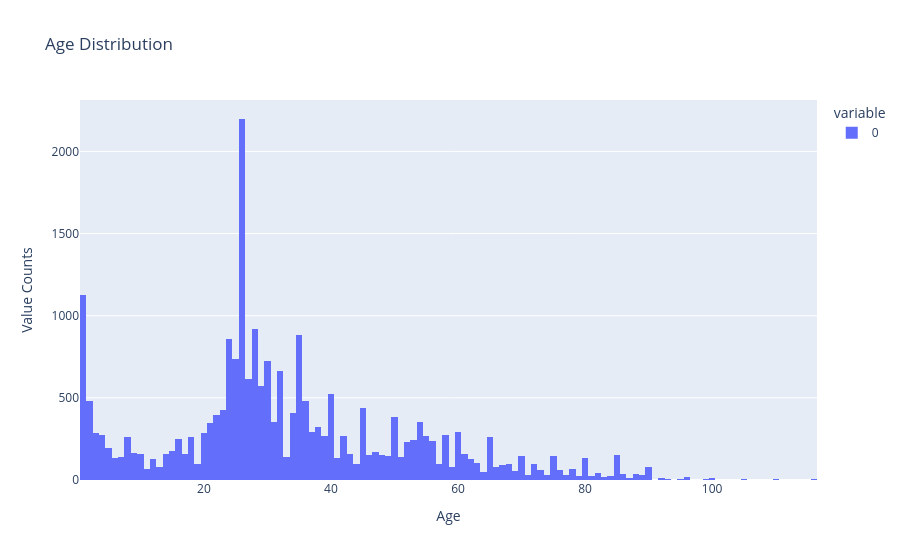
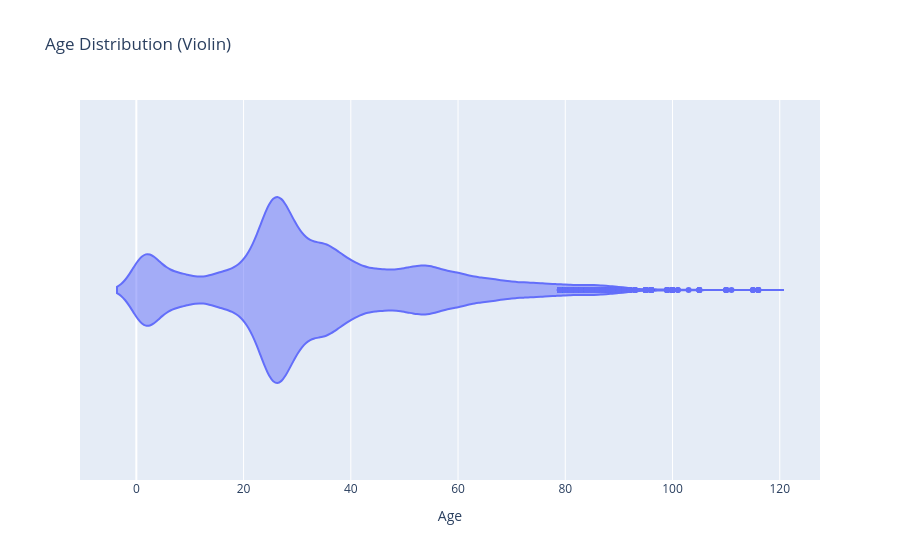
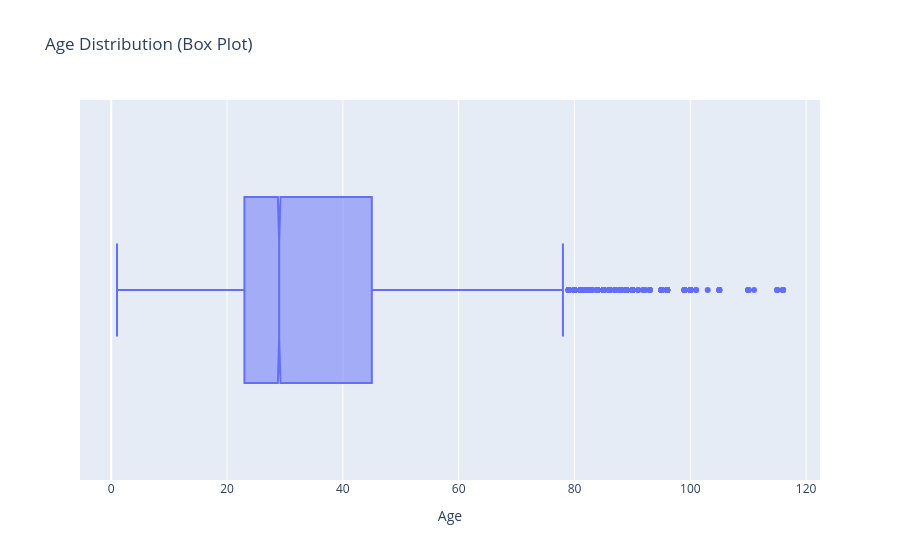

Notebook source saved alongside these figures, in order:
### Code cell
# Age Distribution — Histogram
fig = px.histogram(sorted(ages), title="Age Distribution")
fig.update_layout(xaxis_title="Age", yaxis_title="Value Counts")
fig.show()

# Age Distribution — Violin Plot
fig = px.violin(x=sorted(ages), title="Age Distribution (Violin)")
fig.update_layout(xaxis_title="Age")
fig.show()

# Age Distribution — Box Plot
fig = px.box(x=sorted(ages), notched=True, title="Age Distribution (Box Plot)")
fig.update_layout(xaxis_title="Age")
fig.show()

### Figure 1 — Plotly figure (JSON) as saved in the notebook; plotly's stock layout.template omitted (floating-point values rounded to 4 significant figures; data arrays with more than 128 entries replaced by an {"elided": "..."} marker saying what was removed)
{"data": [{"bingroup": "x", "hovertemplate": "variable=0<br>value=%{x}<br>count=%{y}<extra></extra>", "legendgroup": "0", "marker": {"color": "#636efa", "pattern": {"shape": ""}}, "name": "0", "orientation": "v", "showlegend": true, "type": "histogram", "x": {"elided": "23708 int values"}, "xaxis": "x", "yaxis": "y"}], "layout": {"barmode": "relative", "legend": {"title": {"text": "variable"}, "tracegroupgap": 0}, "title": {"text": "Age Distribution"}, "xaxis": {"anchor": "y", "domain": [0, 1], "title": {"text": "Age"}}, "yaxis": {"anchor": "x", "domain": [0, 1], "title": {"text": "Value Counts"}}}}

### Figure 2 — Plotly figure (JSON) as saved in the notebook; plotly's stock layout.template omitted (floating-point values rounded to 4 significant figures; data arrays with more than 128 entries replaced by an {"elided": "..."} marker saying what was removed)
{"data": [{"alignmentgroup": "True", "box": {"visible": false}, "hovertemplate": "x=%{x}<extra></extra>", "legendgroup": "", "marker": {"color": "#636efa"}, "name": "", "offsetgroup": "", "orientation": "h", "scalegroup": "True", "showlegend": false, "type": "violin", "x": {"elided": "23708 int values"}, "x0": " ", "xaxis": "x", "y0": " ", "yaxis": "y"}], "layout": {"legend": {"tracegroupgap": 0}, "title": {"text": "Age Distribution (Violin)"}, "violinmode": "group", "xaxis": {"anchor": "y", "domain": [0, 1], "title": {"text": "Age"}}, "yaxis": {"anchor": "x", "domain": [0, 1]}}}

### Figure 3 — Plotly figure (JSON) as saved in the notebook; plotly's stock layout.template omitted (floating-point values rounded to 4 significant figures; data arrays with more than 128 entries replaced by an {"elided": "..."} marker saying what was removed)
{"data": [{"alignmentgroup": "True", "hovertemplate": "x=%{x}<extra></extra>", "legendgroup": "", "marker": {"color": "#636efa"}, "name": "", "notched": true, "offsetgroup": "", "orientation": "h", "showlegend": false, "type": "box", "x": {"elided": "23708 int values"}, "x0": " ", "xaxis": "x", "y0": " ", "yaxis": "y"}], "layout": {"boxmode": "group", "legend": {"tracegroupgap": 0}, "title": {"text": "Age Distribution (Box Plot)"}, "xaxis": {"anchor": "y", "domain": [0, 1], "title": {"text": "Age"}}, "yaxis": {"anchor": "x", "domain": [0, 1]}}}
